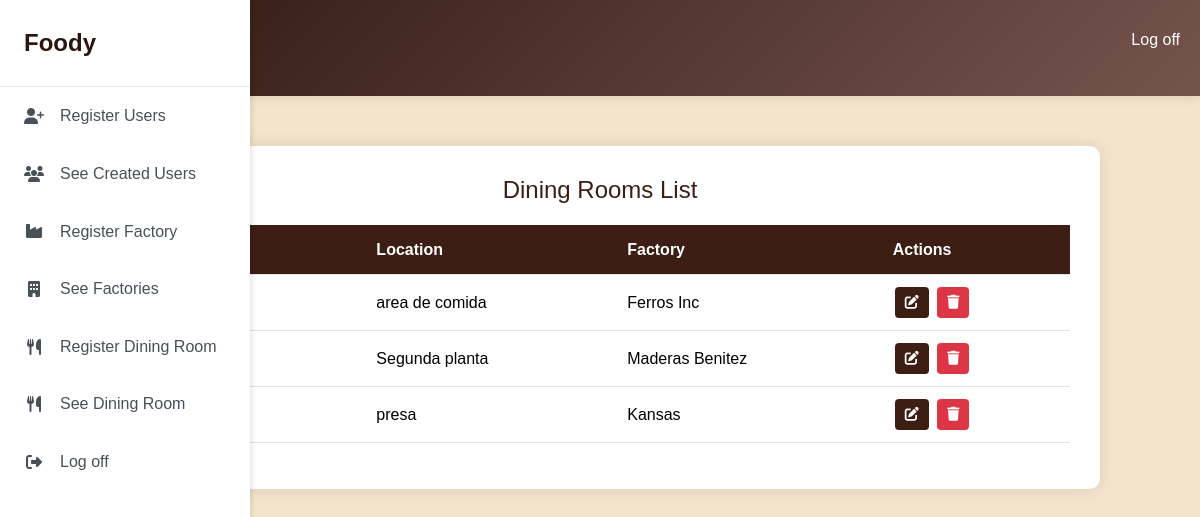
/Foody/generalManager/listDiningRooms.php, run on the app's committed database.
### tables this page shows
CREATE TABLE `diningRoom` (
  `num` int NOT NULL AUTO_INCREMENT,
  `name` varchar(30) NOT NULL,
  `ubication` varchar(30) NOT NULL,
  `factory` varchar(8) NOT NULL,
  PRIMARY KEY (`num`),
  KEY `factory` (`factory`),
  CONSTRAINT `diningRoom_ibfk_1` FOREIGN KEY (`factory`) REFERENCES `factory` (`code`)
);

CREATE TABLE `factory` (
  `code` varchar(8) NOT NULL,
  `name` varchar(16) NOT NULL,
  `tel` varchar(10) DEFAULT NULL,
  `email` varchar(25) DEFAULT NULL,
  `streetAddr` varchar(50) DEFAULT NULL,
  `numAddr` int DEFAULT NULL,
  `colonyAddr` varchar(20) DEFAULT NULL,
  `numberEmp` int NOT NULL,
  `city` varchar(5) NOT NULL,
  PRIMARY KEY (`code`),
  UNIQUE KEY `email` (`email`),
  KEY `city` (`city`),
  CONSTRAINT `factory_ibfk_1` FOREIGN KEY (`city`) REFERENCES `city` (`code`)
);

### Foody/generalManager/listDiningRooms.php (the view, shortened to what this page needs)
<?php
global $conn;
$sql = "SELECT d.*, f.name as factory_name
        FROM diningRoom d
        JOIN factory f ON d.factory = f.code
        ORDER BY d.num";
$result = $conn->query($sql);
?>
<!DOCTYPE html>
<html lang="en">
<head>
    <link rel="stylesheet" href="../css/static/css/bootstrap.min.css">
    <link href="https://cdnjs.cloudflare.com/ajax/libs/bootstrap/5.3.2/css/bootstrap.min.css" rel="stylesheet">
    <link rel="stylesheet" href="/css/generalManagerCss/listDining.css">
</head>
<body>
<header>
    <div class="menu">
        <a href="homeGeneralManager.php" class="logo">Foody</a>
        <nav class="navbar">
            <ul>
                <li><a href="../index.php">Log off</a></li>
            </ul>
        </nav>
    </div>
</header>
<aside class="sidebar">
    <div class="sidebar-header">
        <a href="homeGeneralManager.php" class="logo">Foody</a>
    </div>
    <nav class="sidebar-nav">
        <ul>
            <li><a href="registerEmplo.php">
                <i class="fas fa-user-plus"></i>
                <span>Register Users</span>
            </a></li>
            <li><a href="listUsers.php">
                <i class="fas fa-users"></i>
                <span>See Created Users</span>
            </a></li>
            <li><a href="registerfactory.php">
                <i class="fas fa-industry"></i>
                <span>Register Factory</span>
            </a></li>
            <li><a href="listFactory.php">
                <i class="fas fa-building"></i>
                <span>See Factories</span>
            </a></li>
            <li><a href="registerDining.php">
                <i class="fas fa-utensils"></i>
                <span>Register Dining Room</span>
            </a></li>
            <li><a href="listDiningRooms.php">
                <i class="fas fa-utensils"></i>
                <span>See Dining Room</span>
            </a></li>
            <li><a href="../index.php">
                <i class="fas fa-sign-out-alt"></i>
                <span>Log off</span>
            </a></li>
        </ul>
    </nav>
</aside>
    <section class="register-factory-container">
        <h2>Dining Rooms List</h2>
        <table class="table">
            <thead>
                <tr>
                    <th>Name</th>
                    <th>Location</th>
                    <th>Factory</th>
                    <th>Actions</th>
                </tr>
            </thead>
            <tbody>
                <?php while ($row = $result->fetch_assoc()): ?>
                    <tr id="row-<?php echo $row['num']; ?>">
                        <td>
                            <span class="display-value"><?php echo htmlspecialchars($row['name']); ?></span>
                        </td>
                        <td>
                            <span class="display-value"><?php echo htmlspecialchars($row['ubication']); ?></span>
                        </td>
                        <td><?php echo htmlspecialchars($row['factory_name']); ?></td>
                        <td>
                            <button class="btn btn-primary btn-sm edit-btn"
                                    onclick="toggleEdit(<?php echo $row['num']; ?>)">
                                <i class="fas fa-edit"></i>
                            </button>
                            <button class="btn btn-danger btn-sm"
                                    onclick="deleteDiningRoom(<?php echo $row['num']; ?>)">
                                <i class="fas fa-trash"></i>
                            </button>
                        </td>
                    </tr>
                <?php endwhile; ?>
            </tbody>
        </table>
    </section>
</body>
</html>

### Foody/css/generalManagerCss/listDining.css (style rules this page uses)
:root { --primary-color: #2b150e; --sidebar-width: 250px; }
* { padding: 0; margin: 0; box-sizing: border-box; text-decoration: none; list-style: none; }
body { font-family: 'Arial', Helvetica, sans-serif; line-height: 1.6; background-color: #f4e4cd; }
.register-factory-container { background-color: #fff; padding: 30px; max-width: 1000px; margin: 50px auto; border-radius: 10px; box-shadow: 0 0 15px rgba(0, 0, 0, 0.1); }
.register-factory-container h2 { text-align: center; margin-bottom: 20px; font-size: 24px; color: #3c1e15; }
.table { width: 100%; margin-bottom: 1rem; background-color: white; border-radius: 5px; }
.table th { background-color: #3c1e15; color: white; padding: 12px; }
.table td { padding: 12px; vertical-align: middle; }
.btn { padding: 5px 10px; border: none; border-radius: 4px; cursor: pointer; margin: 0 2px; width: auto; }
.btn-primary { background-color: #3c1e15; color: white; }
.btn-danger { background-color: #dc3545; color: white; }
.sidebar { position: fixed; top: 0; left: 0; height: 100vh; width: var(--sidebar-width); background: white; box-shadow: 2px 0 5px rgba(0,0,0,0.1); z-index: 1000; transition: transform 0.3s ease; }
.sidebar-header { padding: 1.5rem; border-bottom: 1px solid #59422b; }
.logo { font-size: 1.5rem; color: var(--primary-color); text-decoration: none; font-weight: bold; }
.sidebar-nav ul { list-style: none; padding: 0; margin: 0; }
.sidebar-nav li a { display: flex; align-items: center; padding: 1rem 1.5rem; color: #495057; text-decoration: none; transition: all 0.3s ease; }
.sidebar-nav li a i { margin-right: 1rem; width: 20px; text-align: center; }
header { background: linear-gradient(135deg, #2b150e 0%, #76544e 100%); padding: 1.2rem 0; box-shadow: 0 2px 10px rgba(0, 0, 0, 0.1); margin-bottom: 2rem; }
.sidebar-header { padding: 1.5rem; border-bottom: 1px solid #e9ecef; }
.menu { max-width: 1200px; margin: 0 auto; padding: 0 20px; display: flex; justify-content: space-between; align-items: center; }
.navbar ul { display: flex; list-style: none; }
.navbar ul li { margin-left: 20px; }
.navbar ul li a { color: white; font-size: 16px; text-decoration: none; }
header .logo { color: white; }

### data on the page
diningroom: ubication "area de comida", factory.name "Ferros Inc"
diningroom: ubication "Segunda planta", factory.name "Maderas Benitez"
diningroom: ubication "presa", factory.name "Kansas"
